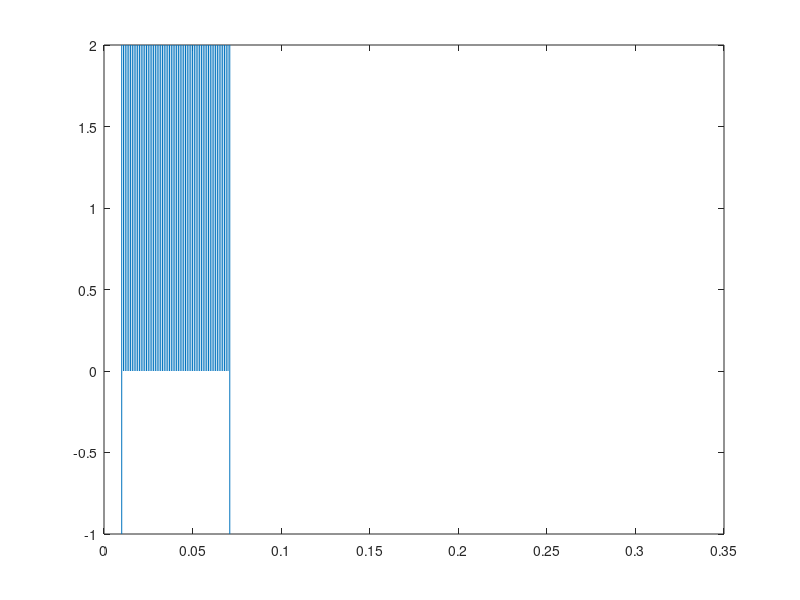

Recreate this plot in MATLAB. (Note: this script raises an error after producing the figure.)
clear;
close all;
clc;

T = 2e-3; 
t2 = linspace(0, 60e-3, 100e-3/1e-6);
v2 = (square(t2/T*2*pi) + 1);

t2 = t2 + 10e-3;

t3 = t2(end)+1e-6:1e-6:t2(end)+T/2;
v3 = 0*t3 + 2;

t4 = t3(end)+1e-6:1e-6:t3(end)+200e-3;
v4 = 0*t4 - 1;

t1 = 0:1e-6:10e-3;
v1 = 0*t1 - 1;

time = [t1 t2 t3 t4];
va = [v1 v2 v3 v4];

plot(time,va)

for j = 10e-2
    param = [150 0.45 j 8.5 1 1.744 1.5726 30e3 15e11];
    [v,i,x]=vvteam(time,va,0,param,10);
    
    figure(1)
    subplot(3,1,1);
    plot(time,v); 
    xlabel("Applied Voltage"); hold on
    subplot(3,1,2);
    plot(time,i); 
    xlabel("Current"); hold on
    subplot(3,1,3); 
    plot(time,x);
    xlabel("State Variable"); hold on;
end